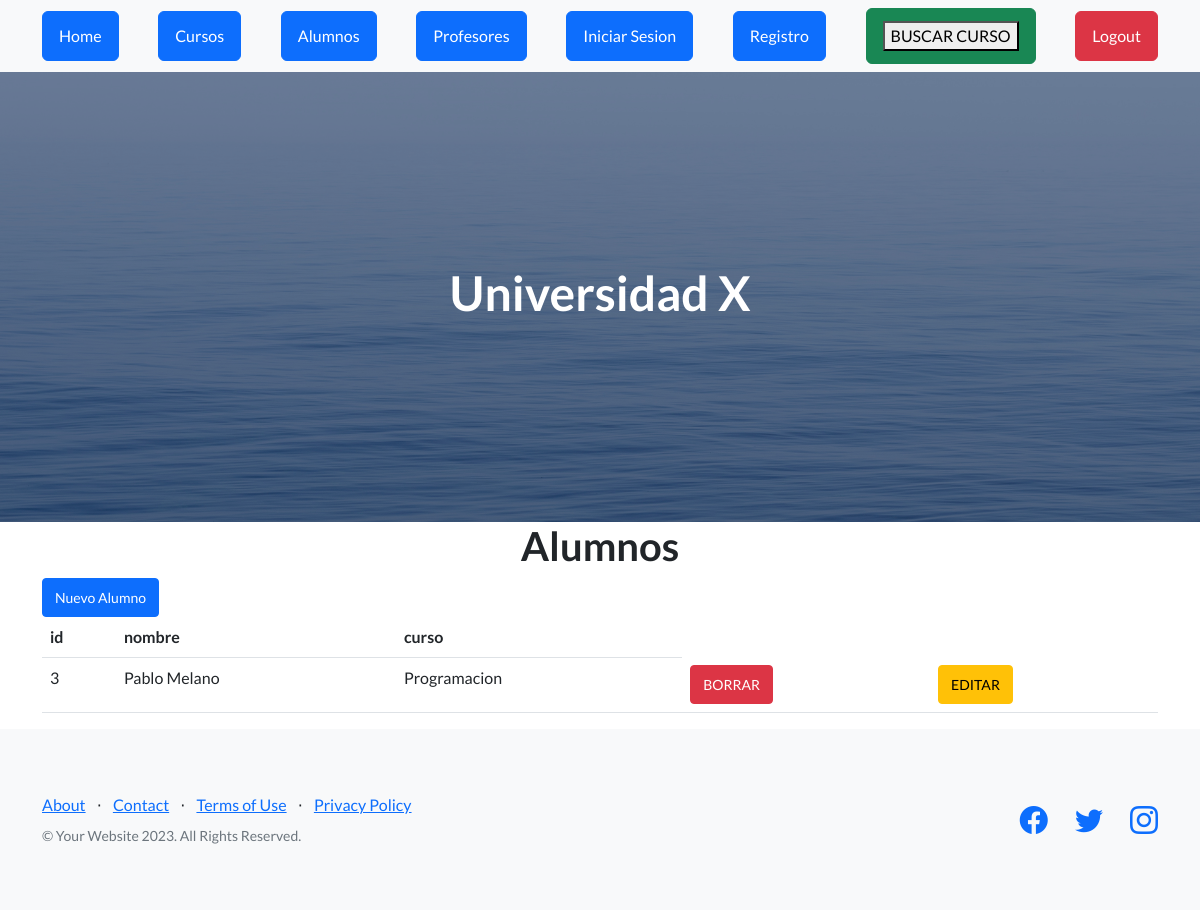
Screenshot of /AppUniversidad/ver_alumnos with the database file from the repository.
### AppUniversidad/models.py (models this page shows, shortened)
class Alumno(models.Model):
    alumno_id = models.CharField(max_length=100)
    curso_id = models.ForeignKey(Curso, on_delete=models.CASCADE)

class Curso(models.Model):
    nombre = models.CharField(max_length=40)
    camada = models.IntegerField()
    def __str__(self):
        return self.nombre

### AppUniversidad/views.py (the view)
# urls.py: path("ver_alumnos", views.ver_alumnos, name="alumnos"),
def ver_alumnos(request):
    alumno = Alumno.objects.all()
    dicc = {"alumnos": alumno}
    plantilla = loader.get_template("alumno_formulario.html")
    documento = plantilla.render(dicc)
    return HttpResponse(documento)

### AppUniversidad/template/alumno_formulario.html
{% extends "padre.html" %}
{% load static %}
{% block contenido %}
    <main class="container">
        <h1 class="text-xl-center title"> Alumnos </h1>
        <a href="alta_alumno" class="btn btn-primary btn-sm">Nuevo Alumno</a>
        <table class="table">
            <thead>
                <tr>
                    <th>id</th>
                    <th>nombre</th>
                    <th>curso</th>
                </tr>
            </thead>
            <tbody>
                {% for n in alumnos %}
                <tr>
                    <td>{{n.id}}</td>
                    <td>{{n.alumno_id}}</td>
                    <td>{{n.curso_id}}</td>
                    <td><a href="{% url 'elimina_alumno' n.id %}" class="btn btn-danger btn-sm">BORRAR</a></td>
                    <td><a href="{% url 'editar_alumno'  n.id %}" class="btn btn-warning btn-sm">EDITAR</a></td>
                </tr>
                {% endfor %}
            </tbody>
        </table>
    </main>
{% endblock %}

### rows the page displays
Alumno: id "3", alumno_id "Pablo Melano", curso_id "Programacion"
